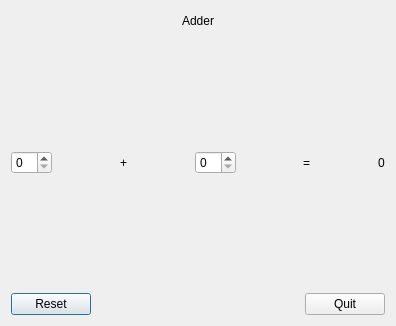
<?xml version="1.0" encoding="UTF-8"?>
<ui version="4.0">
 <class>Dialog</class>
 <widget class="QDialog" name="Dialog">
  <property name="geometry">
   <rect>
    <x>0</x>
    <y>0</y>
    <width>396</width>
    <height>326</height>
   </rect>
  </property>
  <property name="windowTitle">
   <string>Dialog</string>
  </property>
  <layout class="QVBoxLayout" name="verticalLayout">
   <item>
    <layout class="QHBoxLayout" name="horizontalLayout">
     <item>
      <spacer name="horizontalSpacer">
       <property name="orientation">
        <enum>Qt::Horizontal</enum>
       </property>
       <property name="sizeHint" stdset="0">
        <size>
         <width>40</width>
         <height>20</height>
        </size>
       </property>
      </spacer>
     </item>
     <item>
      <widget class="QLabel" name="label">
       <property name="text">
        <string>Adder</string>
       </property>
      </widget>
     </item>
     <item>
      <spacer name="horizontalSpacer_2">
       <property name="orientation">
        <enum>Qt::Horizontal</enum>
       </property>
       <property name="sizeHint" stdset="0">
        <size>
         <width>40</width>
         <height>20</height>
        </size>
       </property>
      </spacer>
     </item>
    </layout>
   </item>
   <item>
    <spacer name="verticalSpacer">
     <property name="orientation">
      <enum>Qt::Vertical</enum>
     </property>
     <property name="sizeHint" stdset="0">
      <size>
       <width>20</width>
       <height>98</height>
      </size>
     </property>
    </spacer>
   </item>
   <item>
    <layout class="QHBoxLayout" name="horizontalLayout_2">
     <item>
      <widget class="QSpinBox" name="spinBox1"/>
     </item>
     <item>
      <spacer name="horizontalSpacer_3">
       <property name="orientation">
        <enum>Qt::Horizontal</enum>
       </property>
       <property name="sizeHint" stdset="0">
        <size>
         <width>18</width>
         <height>20</height>
        </size>
       </property>
      </spacer>
     </item>
     <item>
      <widget class="QLabel" name="label_2">
       <property name="text">
        <string>+</string>
       </property>
      </widget>
     </item>
     <item>
      <spacer name="horizontalSpacer_4">
       <property name="orientation">
        <enum>Qt::Horizontal</enum>
       </property>
       <property name="sizeHint" stdset="0">
        <size>
         <width>18</width>
         <height>20</height>
        </size>
       </property>
      </spacer>
     </item>
     <item>
      <widget class="QSpinBox" name="spinBox2"/>
     </item>
     <item>
      <spacer name="horizontalSpacer_5">
       <property name="orientation">
        <enum>Qt::Horizontal</enum>
       </property>
       <property name="sizeHint" stdset="0">
        <size>
         <width>18</width>
         <height>20</height>
        </size>
       </property>
      </spacer>
     </item>
     <item>
      <widget class="QLabel" name="label_3">
       <property name="text">
        <string>=</string>
       </property>
      </widget>
     </item>
     <item>
      <spacer name="horizontalSpacer_6">
       <property name="orientation">
        <enum>Qt::Horizontal</enum>
       </property>
       <property name="sizeHint" stdset="0">
        <size>
         <width>18</width>
         <height>20</height>
        </size>
       </property>
      </spacer>
     </item>
     <item>
      <widget class="QLabel" name="result">
       <property name="text">
        <string>0</string>
       </property>
      </widget>
     </item>
    </layout>
   </item>
   <item>
    <spacer name="verticalSpacer_2">
     <property name="orientation">
      <enum>Qt::Vertical</enum>
     </property>
     <property name="sizeHint" stdset="0">
      <size>
       <width>20</width>
       <height>97</height>
      </size>
     </property>
    </spacer>
   </item>
   <item>
    <layout class="QHBoxLayout" name="horizontalLayout_3">
     <item>
      <widget class="QPushButton" name="resetButton">
       <property name="text">
        <string>Reset</string>
       </property>
      </widget>
     </item>
     <item>
      <spacer name="horizontalSpacer_7">
       <property name="orientation">
        <enum>Qt::Horizontal</enum>
       </property>
       <property name="sizeHint" stdset="0">
        <size>
         <width>40</width>
         <height>20</height>
        </size>
       </property>
      </spacer>
     </item>
     <item>
      <widget class="QPushButton" name="quitButton">
       <property name="text">
        <string>Quit</string>
       </property>
      </widget>
     </item>
    </layout>
   </item>
  </layout>
 </widget>
 <layoutdefault spacing="6" margin="11"/>
 <resources/>
 <connections/>
</ui>
